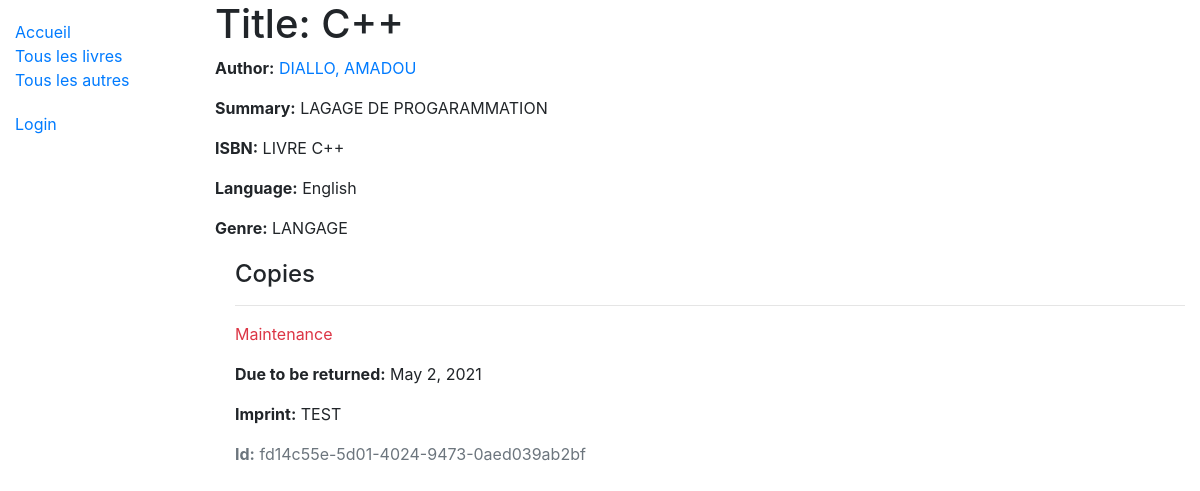
/catalog/book/3, run on the app's committed database.
### catalog/models.py (models this page shows, shortened)
class Book(models.Model):
    title = models.CharField(max_length=200)
    author = models.ForeignKey('Author', on_delete=models.SET_NULL, null=True)
    summary = models.TextField(max_length=1000, help_text="Enter a brief description of the book")
    isbn = models.CharField('ISBN', max_length=13,
                            unique=True,
                            help_text='13 Character <a href="https://www.isbn-international.org/content/what-isbn'
                                      '">ISBN number</a>')
    genre = models.ManyToManyField(Genre, help_text="Select a genre for this book")
    language = models.ForeignKey('Language', on_delete=models.SET_NULL, null=True)
    class Meta:
        ordering = ['title', 'author']
    def display_genre(self):
        """Creates a string for the Genre. This is required to display genre in Admin."""
        return ', '.join([genre.name for genre in self.genre.all()[:3]])
    display_genre.short_description = 'Genre'

class Author(models.Model):
    first_name = models.CharField(max_length=100)
    last_name = models.CharField(max_length=100)
    date_of_birth = models.DateField(null=True, blank=True)
    date_of_death = models.DateField('died', null=True, blank=True)
    class Meta:
        ordering = ['last_name', 'first_name']
    def get_absolute_url(self):
        return reverse('author-detail', args=[str(self.id)])
    def __str__(self):
        return '{0}, {1}'.format(self.last_name, self.first_name)

class Language(models.Model):
    name = models.CharField(max_length=200,
                            help_text="Enter the book's natural language (e.g. English, French, Japanese etc.)")
    def __str__(self):
        return self.name

class Genre(models.Model):
    name = models.CharField(
        max_length=200,
        help_text="Enter a book genre (e.g. Science Fiction, French Poetry etc.)"
        )
    def __str__(self):
        return self.name

class BookInstance(models.Model):
    id = models.UUIDField(primary_key=True, default=uuid.uuid4,
                          help_text="Unique ID for this particular book across whole library")
    book = models.ForeignKey('Book', on_delete=models.RESTRICT, null=True)
    imprint = models.CharField(max_length=200)
    due_back = models.DateField(null=True, blank=True)
    borrower = models.ForeignKey(User, on_delete=models.SET_NULL, null=True, blank=True)
    LOAN_STATUS = (
        ('d', 'Maintenance'),
        ('o', 'On loan'),
        ('a', 'Available'),
        ('r', 'Reserved'),
    )
    status = models.CharField(
        max_length=1,
        choices=LOAN_STATUS,
        blank=True,
        default='d',
        help_text='Book availability')
    class Meta:
        ordering = ['due_back']
        permissions = (("can_mark_returned", "Set book as returned"),)

### catalog/views.py (the view)
# urls.py: path('book/<int:pk>', views.BookDetailView.as_view(), name='book-detail'),
class BookDetailView(generic.DetailView):
    model = Book

### catalog/templates/catalog/book_detail.html
{% extends "base_generic.html" %}
{% block content %}
<h1>Title: {{ book.title }}</h1>
<p><strong>Author:</strong> <a href="{{ book.author.get_absolute_url }}">{{ book.author }}</a></p>
<p><strong>Summary:</strong> {{ book.summary }}</p>
<p><strong>ISBN:</strong> {{ book.isbn }}</p>
<p><strong>Language:</strong> {{ book.language }}</p>
<p><strong>Genre:</strong> {{ book.genre.all|join:", " }}</p>
<div style="margin-left:20px;margin-top:20px">
<h4>Copies</h4>
{% for copy in book.bookinstance_set.all %}
<hr>
<p class="{% if copy.status == 'a' %}text-success{% elif copy.status == 'd' %}text-danger{% else %}text-warning{% endif %}">{{ copy.get_status_display }}</p>
{% if copy.status != 'a' %}<p><strong>Due to be returned:</strong> {{copy.due_back}}</p>{% endif %}
<p><strong>Imprint:</strong> {{copy.imprint}}</p>
<p class="text-muted"><strong>Id:</strong> {{copy.id}}</p>
{% endfor %}
</div>
{% endblock %}

### data on the page
Book: title "C++", author "DIALLO, AMADOU", summary "LAGAGE DE PROGARAMMATION", isbn "LIVRE C++", language "English", genre.all "LANGAGE"
BookInstance: status "Maintenance", due_back "May 2, 2021", imprint "TEST", id "fd14c55e-5d01-4024-9473-0aed039ab2bf"
